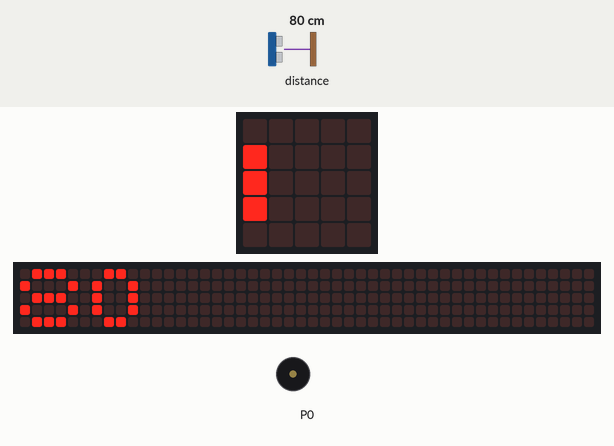
This program was run on a simulated BBC micro:bit (MakeCode). Shown: the board's 5×5 LED display, a strip that is not on the board, showing the scrolling text unrolled, buzzer (waves = sounding). Inputs (shaded band) come from the test bench; at power-on: distance to the obstacle 80 cm. The 48×5 strip is a reading aid, not a part: it shows the text the display is scrolling, unrolled, one strip-width of it at a time.

Above: at 1.2 s.
1.3 s: distance to the obstacle set to 2 cm
At 2.2 s:
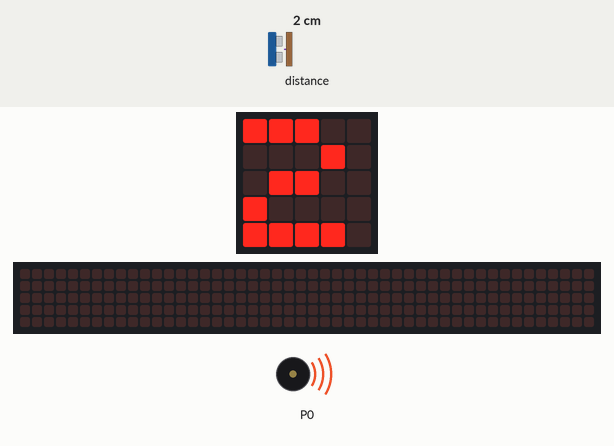
3.8 s: distance to the obstacle set to 9 cm
At 6.4 s:
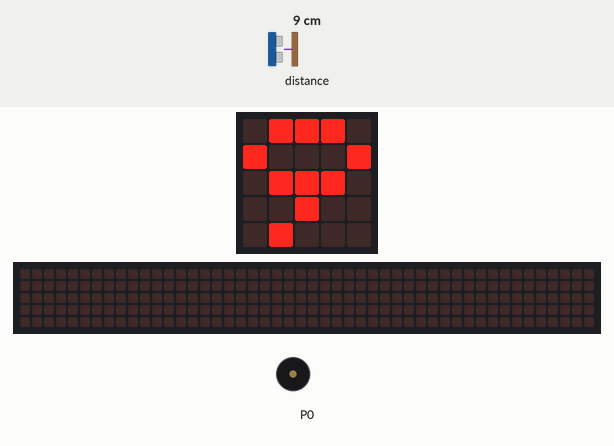
6.9 s: distance to the obstacle set to 18 cm
At 8.56 s:
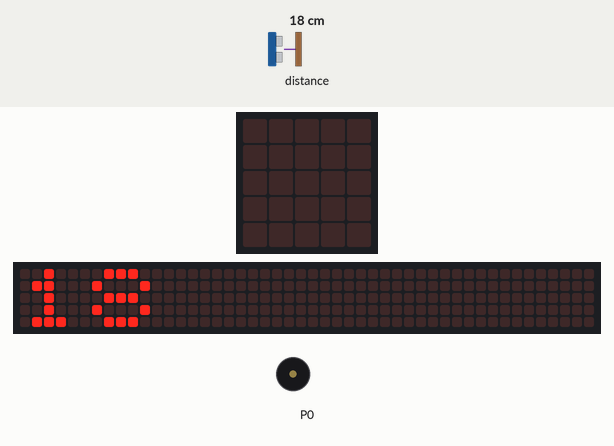
Timing chart, 0 to 10.1 s (numbered marks = the images above; inputs shaded):
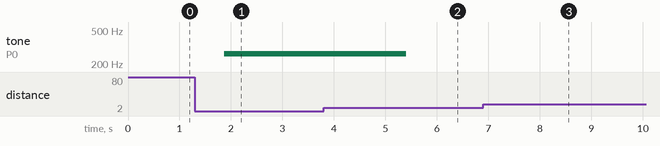

Measured:
- after the input at 1.3 s, tone on P0: silent → 262 Hz after 0.57 s; the display: changes after 0.17 s (image 1)
- after the input at 3.8 s, tone on P0: goes on until 5.4 s, then stays silent; the display: changes after 1.6 s (image 2)
- after the input at 6.9 s, the display: first changes after 0.21 s (image 3 shows a later state)

The program:

main.ts
```typescript
let Ultra = 0
basic.forever(function () {
    Ultra = sonar.ping(
    DigitalPin.P1,
    DigitalPin.P2,
    PingUnit.Centimeters
    )
    basic.showNumber(Ultra,80)
if (Ultra < 7 && Ultra != 0) {
        music.playTone(262, music.beat(BeatFraction.Whole))
        music.playTone(262, music.beat(BeatFraction.Whole))
        music.playTone(262, music.beat(BeatFraction.Half))
        music.playTone(262, music.beat(BeatFraction.Half))
        music.playTone(262, music.beat(BeatFraction.Whole))
        music.playTone(262, music.beat(BeatFraction.Whole))
        music.playTone(262, music.beat(BeatFraction.Whole))
        music.playTone(262, music.beat(BeatFraction.Whole))
    }
})
```

test.ts
```typescript
// aquí va el archivo "tests"; esto no se compilará cuando este paquete se utilice como una extensión.
```
